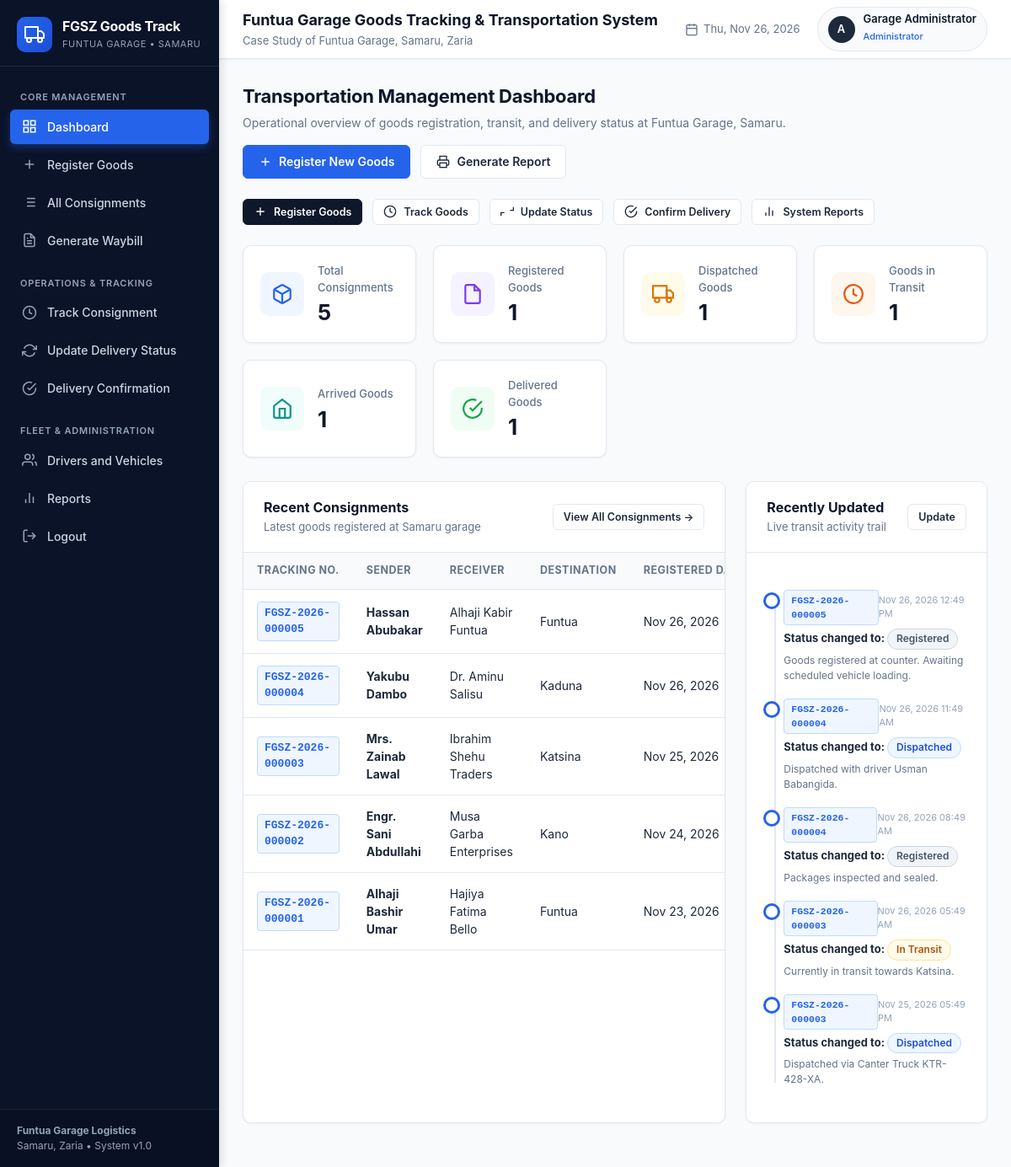
/dashboard.php (signed in), run on the app's committed database.
### tables this page shows
CREATE TABLE `waybills` (
  `waybill_id` INT NOT NULL AUTO_INCREMENT,
  `consignment_id` INT NOT NULL UNIQUE,
  `waybill_number` VARCHAR(50) NOT NULL UNIQUE,
  `issue_date` DATETIME NOT NULL DEFAULT CURRENT_TIMESTAMP,
  `issued_by` INT NOT NULL,
  PRIMARY KEY (`waybill_id`),
  INDEX `idx_waybill_num` (`waybill_number`),
  CONSTRAINT `fk_waybill_consignment` FOREIGN KEY (`consignment_id`) REFERENCES `consignments` (`consignment_id`) ON DELETE CASCADE ON UPDATE CASCADE,
  CONSTRAINT `fk_waybill_user` FOREIGN KEY (`issued_by`) REFERENCES `users` (`user_id`) ON DELETE CASCADE ON UPDATE CASCADE
);

CREATE TABLE `consignments` (
  `consignment_id` INT NOT NULL AUTO_INCREMENT,
  `tracking_number` VARCHAR(50) NOT NULL UNIQUE,
  `sender_name` VARCHAR(100) NOT NULL,
  `sender_contact` VARCHAR(30) NOT NULL,
  `sender_address` VARCHAR(255) NULL,
  `recipient_name` VARCHAR(100) NOT NULL,
  `recipient_contact` VARCHAR(30) NOT NULL,
  `recipient_address` VARCHAR(255) NULL,
  `goods_description` TEXT NOT NULL,
  `quantity` INT NOT NULL DEFAULT 1,
  `goods_category` VARCHAR(100) NULL,
  `special_instructions` TEXT NULL,
  `destination` VARCHAR(150) NOT NULL,
  `dispatch_date` DATE NULL,
  `driver_id` INT NULL,
  `vehicle_id` INT NULL,
  `current_status` VARCHAR(30) NOT NULL DEFAULT 'Registered',
  `registered_by` INT NOT NULL,
  `created_at` DATETIME NOT NULL DEFAULT CURRENT_TIMESTAMP,
  PRIMARY KEY (`consignment_id`),
  INDEX `idx_tracking` (`tracking_number`),
  INDEX `idx_status` (`current_status`),
  INDEX `idx_destination` (`destination`),
  INDEX `idx_created_at` (`created_at`),
  CONSTRAINT `fk_consignment_driver` FOREIGN KEY (`driver_id`) REFERENCES `drivers` (`driver_id`) ON DELETE SET NULL ON UPDATE CASCADE,
  CONSTRAINT `fk_consignment_vehicle` FOREIGN KEY (`vehicle_id`) REFERENCES `vehicles` (`vehicle_id`) ON DELETE SET NULL ON UPDATE CASCADE,
  CONSTRAINT `fk_consignment_user` FOREIGN KEY (`registered_by`) REFERENCES `users` (`user_id`) ON DELETE CASCADE ON UPDATE CASCADE
);

CREATE TABLE `delivery_status_history` (
  `status_id` INT NOT NULL AUTO_INCREMENT,
  `consignment_id` INT NOT NULL,
  `status` VARCHAR(30) NOT NULL,
  `remarks` TEXT NULL,
  `updated_by` INT NOT NULL,
  `updated_at` DATETIME NOT NULL DEFAULT CURRENT_TIMESTAMP,
  PRIMARY KEY (`status_id`),
  INDEX `idx_history_consignment` (`consignment_id`),
  INDEX `idx_history_status` (`status`),
  CONSTRAINT `fk_history_consignment` FOREIGN KEY (`consignment_id`) REFERENCES `consignments` (`consignment_id`) ON DELETE CASCADE ON UPDATE CASCADE,
  CONSTRAINT `fk_history_user` FOREIGN KEY (`updated_by`) REFERENCES `users` (`user_id`) ON DELETE CASCADE ON UPDATE CASCADE
);

### dashboard.php (the view, shortened to what this page needs)
<?php
require_once __DIR__ . '/includes/auth.php';
try {
    $total_stmt = $pdo->query("SELECT COUNT(*) FROM consignments");
    $total_consignments = (int)$total_stmt->fetchColumn();
    $reg_stmt = $pdo->prepare("SELECT COUNT(*) FROM consignments WHERE current_status = 'Registered'");
    $reg_stmt->execute();
    $status_registered = (int)$reg_stmt->fetchColumn();
    $disp_stmt = $pdo->prepare("SELECT COUNT(*) FROM consignments WHERE current_status = 'Dispatched'");
    $disp_stmt->execute();
    $status_dispatched = (int)$disp_stmt->fetchColumn();
    $transit_stmt = $pdo->prepare("SELECT COUNT(*) FROM consignments WHERE current_status = 'In Transit'");
    $transit_stmt->execute();
    $status_in_transit = (int)$transit_stmt->fetchColumn();
    $arrived_stmt = $pdo->prepare("SELECT COUNT(*) FROM consignments WHERE current_status = 'Arrived'");
    $arrived_stmt->execute();
    $status_arrived = (int)$arrived_stmt->fetchColumn();
    $deliv_stmt = $pdo->prepare("SELECT COUNT(*) FROM consignments WHERE current_status = 'Delivered'");
    $deliv_stmt->execute();
    $status_delivered = (int)$deliv_stmt->fetchColumn();
    $recent_stmt = $pdo->query("
        SELECT c.*, w.waybill_number
        FROM consignments c
        LEFT JOIN waybills w ON c.consignment_id = w.consignment_id
        ORDER BY c.consignment_id DESC
        LIMIT 8
    ");
    $recent_consignments = $recent_stmt->fetchAll();
    $updates_stmt = $pdo->query("
        SELECT h.*, c.tracking_number, c.destination, u.full_name AS updater_name
        FROM delivery_status_history h
        JOIN consignments c ON h.consignment_id = c.consignment_id
        LEFT JOIN users u ON h.updated_by = u.user_id
        ORDER BY h.status_id DESC
        LIMIT 5
    ");
    $recent_updates = $updates_stmt->fetchAll();
} catch (PDOException $e) {
    flash('error', 'Database error loading dashboard data: ' . $e->getMessage(), 'Data Error');
    $total_consignments = $status_registered = $status_dispatched = $status_in_transit = $status_arrived = $status_delivered = 0;
    $recent_consignments = [];
    $recent_updates = [];
}
require_once __DIR__ . '/includes/header.php';
require_once __DIR__ . '/includes/sidebar.php';
?>
<div class="page-header">
  <div class="page-header-title">
    <h1>Transportation Management Dashboard</h1>
    <p>Operational overview of goods registration, transit, and delivery status at Funtua Garage, Samaru.</p>
  </div>
  <div class="page-header-actions">
    <a href="<?php echo BASE_URL; ?>consignments/register.php" class="btn btn-primary">
      <svg viewBox="0 0 24 24" fill="none" stroke="currentColor" stroke-width="2">
        <path d="M12 5v14M5 12h14"></path>
      </svg>
      Register New Goods
    </a>
    <a href="<?php echo BASE_URL; ?>reports/index.php" class="btn btn-secondary">
      <svg viewBox="0 0 24 24" fill="none" stroke="currentColor" stroke-width="2">
        <polyline points="6 9 6 2 18 2 18 9"></polyline>
        <path d="M6 18H4a2 2 0 0 1-2-2v-5a2 2 0 0 1 2-2h16a2 2 0 0 1 2 2v5a2 2 0 0 1-2 2h-2"></path>
        <rect x="6" y="14" width="12" height="8"></rect>
      </svg>
      Generate Report
    </a>
  </div>
</div>
<div class="quick-actions-bar">
  <a href="<?php echo BASE_URL; ?>consignments/register.php" class="btn btn-navy btn-sm">
    <svg viewBox="0 0 24 24" fill="none" stroke="currentColor" stroke-width="2"><path d="M12 5v14M5 12h14"></path></svg>
    Register Goods
  </a>
  <a href="<?php echo BASE_URL; ?>tracking/index.php" class="btn btn-secondary btn-sm">
    <svg viewBox="0 0 24 24" fill="none" stroke="currentColor" stroke-width="2"><circle cx="12" cy="12" r="10"></circle><polyline points="12 6 12 12 16 14"></polyline></svg>
    Track Goods
  </a>
  <a href="<?php echo BASE_URL; ?>delivery/update.php" class="btn btn-secondary btn-sm">
    <svg viewBox="0 0 24 24" fill="none" stroke="currentColor" stroke-width="2"><polyline points="23 4 23 10 17 10"></polyline><polyline points="1 20 1 14 7 14"></polyline></svg>
    Update Status
  </a>
  <a href="<?php echo BASE_URL; ?>delivery/confirm.php" class="btn btn-secondary btn-sm">
    <svg viewBox="0 0 24 24" fill="none" stroke="currentColor" stroke-width="2"><path d="M22 11.08V12a10 10 0 1 1-5.93-9.14"></path><polyline points="22 4 12 14.01 9 11.01"></polyline></svg>
    Confirm Delivery
  </a>
  <a href="<?php echo BASE_URL; ?>reports/index.php" class="btn btn-secondary btn-sm">
    <svg viewBox="0 0 24 24" fill="none" stroke="currentColor" stroke-width="2"><line x1="18" y1="20" x2="18" y2="10"></line><line x1="12" y1="20" x2="12" y2="4"></line><line x1="6" y1="20" x2="6" y2="14"></line></svg>
    System Reports
  </a>
</div>
<div class="stats-grid">
  <div class="stat-card">
    <div class="stat-icon blue">
    </div>
    <div class="stat-details">
      <span class="stat-label">Total Consignments</span>
      <div class="stat-value"><?php echo number_format($total_consignments); ?></div>
    </div>
  </div>
  <div class="stat-card">
    <div class="stat-icon purple">
      <svg viewBox="0 0 24 24" fill="none" stroke="currentColor" stroke-width="2">
        <path d="M14 2H6a2 2 0 0 0-2 2v16a2 2 0 0 0 2 2h12a2 2 0 0 0 2-2V8z"></path>
        <polyline points="14 2 14 8 20 8"></polyline>
      </svg>
    </div>
    <div class="stat-details">
      <span class="stat-label">Registered Goods</span>
      <div class="stat-value"><?php echo number_format($status_registered); ?></div>
    </div>
  </div>
  <div class="stat-card">
    <div class="stat-icon yellow">
      <svg viewBox="0 0 24 24" fill="none" stroke="currentColor" stroke-width="2">
        <rect x="1" y="3" width="15" height="13"></rect>
        <polygon points="16 8 20 8 23 11 23 16 16 16 16 8"></polygon>
        <circle cx="5.5" cy="18.5" r="2.5"></circle>
        <circle cx="18.5" cy="18.5" r="2.5"></circle>
      </svg>
    </div>
    <div class="stat-details">
      <span class="stat-label">Dispatched Goods</span>
      <div class="stat-value"><?php echo number_format($status_dispatched); ?></div>
    </div>
  </div>
  <div class="stat-card">
    <div class="stat-icon orange">
      <svg viewBox="0 0 24 24" fill="none" stroke="currentColor" stroke-width="2">
        <circle cx="12" cy="12" r="10"></circle>
        <polyline points="12 6 12 12 16 14"></polyline>
      </svg>
    </div>
    <div class="stat-details">
      <span class="stat-label">Goods in Transit</span>
      <div class="stat-value"><?php echo number_format($status_in_transit); ?></div>
    </div>
  </div>
  <div class="stat-card">
    <div class="stat-icon teal">
      <svg viewBox="0 0 24 24" fill="none" stroke="currentColor" stroke-width="2">
        <path d="M3 9l9-7 9 7v11a2 2 0 0 1-2 2H5a2 2 0 0 1-2-2z"></path>
        <polyline points="9 22 9 12 15 12 15 22"></polyline>
      </svg>
    </div>
    <div class="stat-details">
      <span class="stat-label">Arrived Goods</span>
      <div class="stat-value"><?php echo number_format($status_arrived); ?></div>
    </div>
  </div>
  <div class="stat-card">
    <div class="stat-icon green">
      <svg viewBox="0 0 24 24" fill="none" stroke="currentColor" stroke-width="2">
        <path d="M22 11.08V12a10 10 0 1 1-5.93-9.14"></path>
        <polyline points="22 4 12 14.01 9 11.01"></polyline>
      </svg>
    </div>
    <div class="stat-details">
      <span class="stat-label">Delivered Goods</span>
      <div class="stat-value"><?php echo number_format($status_delivered); ?></div>
    </div>
  </div>
</div>
<div style="display: grid; grid-template-columns: 2fr 1fr; gap: 24px;">
  <div class="card">
    <div class="card-header">
      <div>
        <h2>Recent Consignments</h2>
        <span class="card-subtitle">Latest goods registered at Samaru garage</span>
      </div>
      <a href="<?php echo BASE_URL; ?>consignments/list.php" class="btn btn-secondary btn-sm">View All Consignments &rarr;</a>
    </div>
    <div class="table-responsive">
      <table class="data-table">
        <thead>
          <tr>
            <th>Tracking No.</th>
            <th>Sender</th>
            <th>Receiver</th>
            <th>Destination</th>
            <th>Registered Date</th>
          </tr>
        </thead>
        <tbody>
          <?php if (empty($recent_consignments)): ?>
          <tr>
            <td colspan="7" style="text-align: center; color: var(--text-muted); padding: 30px;">
              No registered consignments found in the database.
            </td>
          </tr>
          <?php else: ?>
            <?php foreach ($recent_consignments as $row): ?>
            <tr>
              <td>
                <a href="<?php echo BASE_URL; ?>consignments/view.php?id=<?php echo $row['consignment_id']; ?>" class="tracking-code">
                  <?php echo htmlspecialchars($row['tracking_number']); ?>
                </a>
              </td>
              <td><strong><?php echo htmlspecialchars($row['sender_name']); ?></strong></td>
              <td><?php echo htmlspecialchars($row['recipient_name']); ?></td>
              <td><?php echo htmlspecialchars($row['destination']); ?></td>
              <td><?php echo format_date($row['created_at']); ?></td>
              <td><?php echo get_status_badge($row['current_status']); ?></td>
            </tr>
            <?php endforeach; ?>
          <?php endif; ?>
        </tbody>
      </table>
    </div>
  </div>
  <div class="card">
    <div class="card-header">
      <div>
        <h3>Recently Updated</h3>
        <span class="card-subtitle">Live transit activity trail</span>
      </div>
      <a href="<?php echo BASE_URL; ?>delivery/update.php" class="btn btn-secondary btn-sm">Update</a>
    </div>
    <div class="card-body">
      <?php if (empty($recent_updates)): ?>
        <p style="color: var(--text-muted); font-size: 13.5px;">No status activity recorded yet.</p>
      <?php else: ?>
        <div class="timeline-list" style="padding-left: 20px;">
          <?php foreach ($recent_updates as $act): ?>
          <div class="timeline-item <?php echo ($act['status'] === 'Delivered') ? 'delivered' : ''; ?>" style="margin-bottom: 18px;">
            <div class="timeline-marker" style="left: -24px;"></div>
            <div style="font-size: 13px;">
              <div style="display: flex; justify-content: space-between; align-items: baseline;">
                <span class="tracking-code" style="font-size: 11.5px;"><?php echo htmlspecialchars($act['tracking_number']); ?></span>
                <span style="font-size: 11px; color: var(--text-light);"><?php echo format_datetime($act['updated_at']); ?></span>
              </div>
              <div style="margin-top: 4px;">
                <strong>Status changed to: </strong> <?php echo get_status_badge($act['status']); ?>
              </div>
              <?php if (!empty($act['remarks'])): ?>
              <div style="color: var(--text-muted); font-size: 12px; margin-top: 4px;">
                <?php echo htmlspecialchars($act['remarks']); ?>
              </div>
              <?php endif; ?>
            </div>
          </div>
          <?php endforeach; ?>
        </div>
      <?php endif; ?>
    </div>
  </div>
</div>
<?php require_once __DIR__ . '/includes/footer.php'; ?>

### includes/functions.php (shortened to what this page needs)
<?php
function get_status_badge($status) {
    $badgeClass = 'badge-secondary';
    switch ($status) {
        case 'Registered':
            $badgeClass = 'badge-registered';
            break;
        case 'Dispatched':
            $badgeClass = 'badge-dispatched';
            break;
        case 'In Transit':
            $badgeClass = 'badge-transit';
            break;
        case 'Arrived':
            $badgeClass = 'badge-arrived';
            break;
        case 'Delivered':
            $badgeClass = 'badge-delivered';
            break;
    }
    return '<span class="status-badge ' . $badgeClass . '">' . htmlspecialchars($status) . '</span>';
}
function format_datetime($datetime) {
    return date('M d, Y h:i A', strtotime($datetime));
}
function format_date($date) {
    return date('M d, Y', strtotime($date));
}

### data on the page
waybills: consignment.tracking_number "FGSZ-2026-000005", consignment.sender_name "Hassan Abubakar", consignment.recipient_name "Alhaji Kabir Funtua", consignment.destination "Funtua", consignment.created_at "Nov 26, 2026"
waybills: consignment.tracking_number "FGSZ-2026-000004", consignment.sender_name "Yakubu Dambo", consignment.recipient_name "Dr. Aminu Salisu", consignment.destination "Kaduna", consignment.created_at "Nov 26, 2026"
waybills: consignment.tracking_number "FGSZ-2026-000003", consignment.sender_name "Mrs. Zainab Lawal", consignment.recipient_name "Ibrahim Shehu Traders", consignment.destination "Katsina", consignment.created_at "Nov 25, 2026"
waybills: consignment.tracking_number "FGSZ-2026-000002", consignment.sender_name "Engr. Sani Abdullahi", consignment.recipient_name "Musa Garba Enterprises", consignment.destination "Kano", consignment.created_at "Nov 24, 2026"
waybills: consignment.tracking_number "FGSZ-2026-000001", consignment.sender_name "Alhaji Bashir Umar", consignment.recipient_name "Hajiya Fatima Bello", consignment.destination "Funtua", consignment.created_at "Nov 23, 2026"
delivery_status_history: consignment.tracking_number "FGSZ-2026-000005", updated_at "Nov 26, 2026 12:49 PM", status "Registered", remarks "Goods registered at counter. Awaiting scheduled vehicle loading."
delivery_status_history: consignment.tracking_number "FGSZ-2026-000004", updated_at "Nov 26, 2026 11:49 AM", status "Dispatched", remarks "Dispatched with driver Usman Babangida."
delivery_status_history: consignment.tracking_number "FGSZ-2026-000004", updated_at "Nov 26, 2026 08:49 AM", status "Registered", remarks "Packages inspected and sealed."
delivery_status_history: consignment.tracking_number "FGSZ-2026-000003", updated_at "Nov 26, 2026 05:49 AM", status "In Transit", remarks "Currently in transit towards Katsina."
delivery_status_history: consignment.tracking_number "FGSZ-2026-000003", updated_at "Nov 25, 2026 05:49 PM", status "Dispatched", remarks "Dispatched via Canter Truck KTR-428-XA."

### other printed values
substr($currentUser['username'], 0, 1) "A"
$currentUser['full_name'] "Garage Administrator"
$currentUser['role'] "Administrator"
$total_consignments "5"
$status_registered "1"
$status_dispatched "1"
$status_in_transit "1"
$status_arrived "1"
$status_delivered "1"
